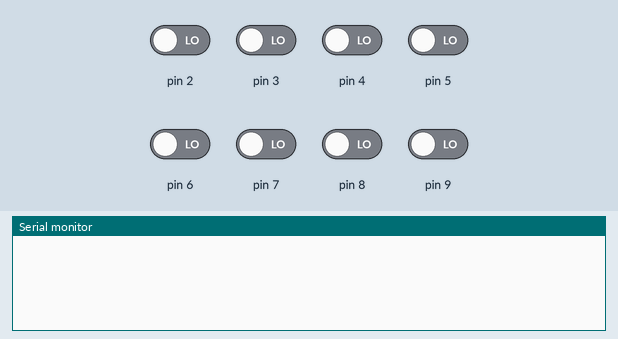
A sketch run on a simulated Arduino Uno, built with avr-gcc and run on an emulated ATmega328P. On the bench: the last lines printed to the serial monitor. Inputs (shaded band) come from the test bench; at power-on: pin 2–9 LOW.

Above: at 1.8 s.
1.9 s: pin 2 driven HIGH
At 2.4 s:
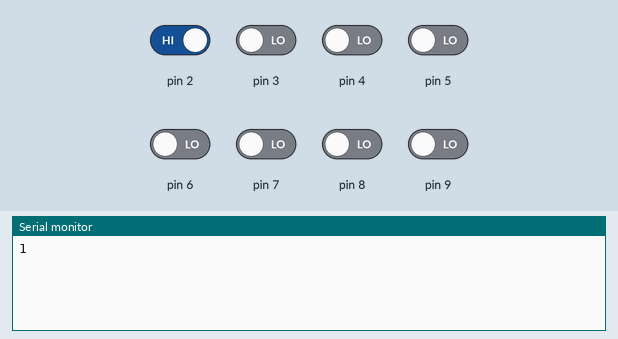
4.0 s: pin 3 driven HIGH
At 4.31 s:
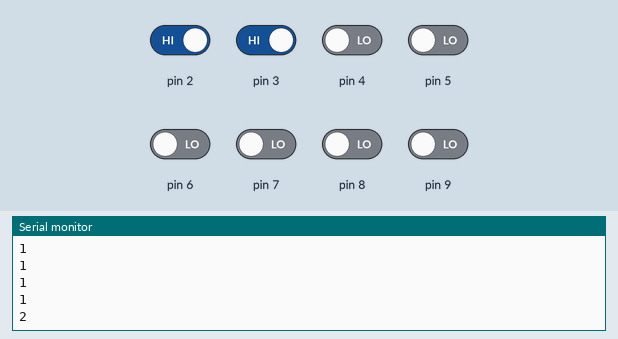
5.5 s: pin 4 driven HIGH
At 5.81 s:
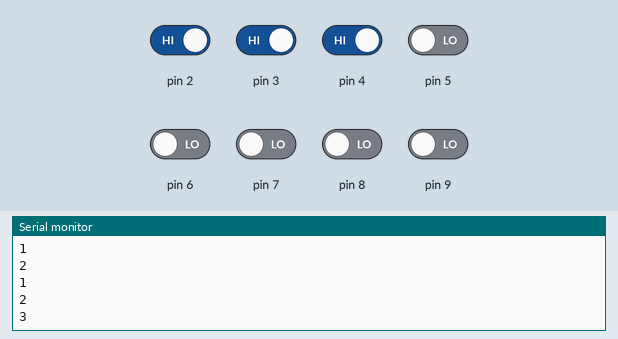
7.0 s: pin 5 driven HIGH
At 7.31 s:
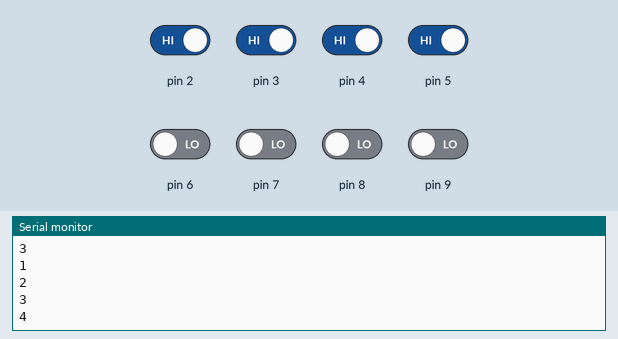
8.5 s: pin 6 driven HIGH
At 8.81 s:
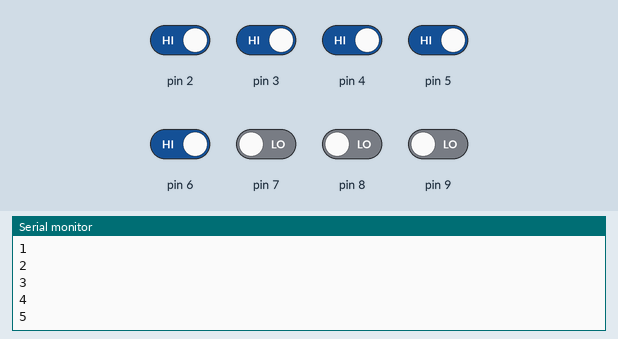
10.0 s: pin 7 driven HIGH
At 10.31 s:
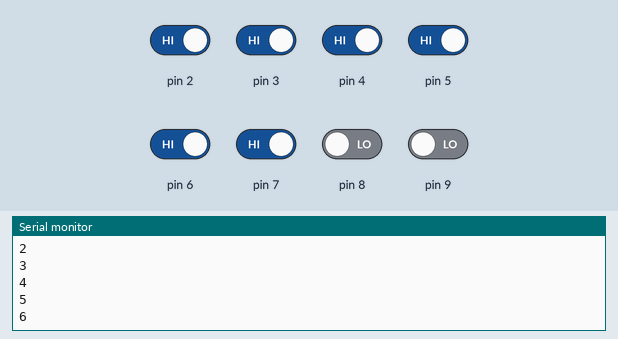
Timing chart, 0 to 12.5 s (numbered marks = the images above; inputs shaded):
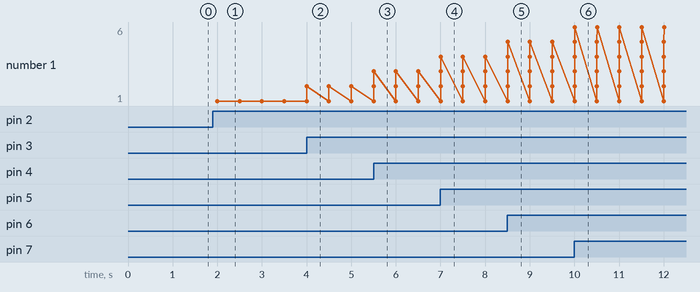

The sketch:

main.ino
```cpp
void setup() {
  Serial.begin(38400);
  pinMode(2, INPUT);
  pinMode(3, INPUT);
  pinMode(4, INPUT);
  pinMode(5, INPUT);
  pinMode(6, INPUT);
  pinMode(7, INPUT);
  pinMode(8, INPUT);
  pinMode(9, INPUT);
}

void loop() {
  if (digitalRead(2) == HIGH) {
    Serial.println("1");
  }
  if (digitalRead(3) == HIGH) {
    Serial.println("2");
  }
  if (digitalRead(4) == HIGH) {
    Serial.println("3");
  }
  if (digitalRead(5) == HIGH) {
    Serial.println("4");
  }
  if (digitalRead(6) == HIGH) {
    Serial.println("5");
  }
  if (digitalRead(7) == HIGH) {
    Serial.println("6");
  }
  if (digitalRead(8) == HIGH) {
    Serial.println("7");
  }
  if (digitalRead(9) == HIGH) {
    Serial.println("8");
  }
  delay(500);
}
```

Measured:
- after the input at 1.9 s, the serial monitor: prints a new line after 0.10 s (image 1)
- after the input at 4.0 s, the serial monitor: prints a new line at once (image 2)
- after the input at 5.5 s, the serial monitor: prints a new line at once (image 3)
- after the input at 7.0 s, the serial monitor: prints a new line at once (image 4)
- after the input at 8.5 s, the serial monitor: prints a new line at once (image 5)
- after the input at 10.0 s, the serial monitor: prints a new line at once (image 6)
- plotted number 1: 1 → 2 after the input at 4.0 s, 2 → 3 after the input at 5.5 s, 3 → 4 after the input at 7.0 s, 4 → 5 after the input at 8.5 s, 5 → 6 after the input at 10.0 s
